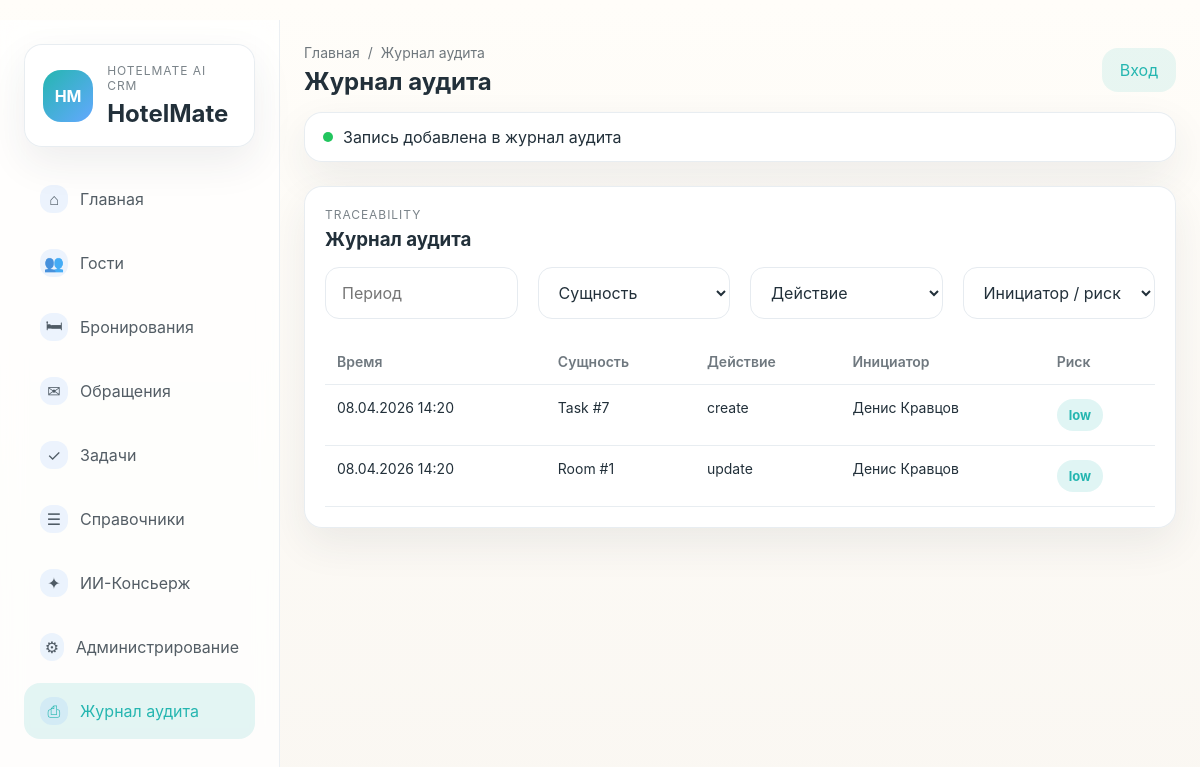
/audit/, run on the app's committed database.
### ui/models.py (models this page shows, shortened)
class AuditLog(models.Model):
    actor_employee = models.ForeignKey(
        Employee,
        on_delete=models.SET_NULL,
        related_name='audit_logs',
        verbose_name='actor_employee_id',
        blank=True,
        null=True,
    )
    entity = models.CharField('сущность', max_length=80)
    entity_id = models.PositiveBigIntegerField('entity_id')
    ACTION_CREATE = 'create'
    ACTION_UPDATE = 'update'
    ACTION_DELETE = 'delete'
    ACTION_CHOICES = [
        (ACTION_CREATE, 'Создание'),
        (ACTION_UPDATE, 'Изменение'),
        (ACTION_DELETE, 'Удаление'),
    ]
    RISK_LOW = 'low'
    RISK_MEDIUM = 'medium'
    RISK_HIGH = 'high'
    RISK_CHOICES = [
        (RISK_LOW, 'Низкий'),
        (RISK_MEDIUM, 'Средний'),
        (RISK_HIGH, 'Высокий'),
    ]
    action = models.CharField('действие', max_length=40, choices=ACTION_CHOICES)
    details = models.JSONField('детали_json', blank=True, null=True)
    risk = models.CharField('риск', max_length=40, blank=True, default='', choices=RISK_CHOICES)
    created_at = models.DateTimeField(auto_now_add=True)
    class Meta:
        verbose_name = 'Журнал аудита'
        verbose_name_plural = 'Журналы аудита'

class TimestampedModel(models.Model):
    created_at = models.DateTimeField(auto_now_add=True)
    updated_at = models.DateTimeField(auto_now=True)
    class Meta:
        abstract = True

class Employee(TimestampedModel):
    user_id = models.PositiveBigIntegerField('user_id', unique=True)
    department = models.ForeignKey(Department, on_delete=models.PROTECT, related_name='employees', verbose_name='подразделение')
    full_name = models.CharField('фио', max_length=200, blank=True, default='')
    position = models.CharField('должность', max_length=120, blank=True, default='')
    status = models.ForeignKey('EmployeeStatus', on_delete=models.SET_NULL, null=True, blank=True, verbose_name='статус', db_column='status', to_field='code')
    class Meta:
        verbose_name = 'Сотрудник'
        verbose_name_plural = 'Сотрудники'
    def __str__(self) -> str:
        return self.full_name or f'Employee #{self.id}'

### ui/views.py (the view)
# urls.py: path('audit/', views.audit_log, name='audit_log'),
def audit_log(request: HttpRequest) -> HttpResponse:
    context = base_context('Журнал аудита', 'Журнал аудита', [{'label': 'Главная', 'url_name': 'ui:dashboard'}, {'label': 'Журнал аудита'}])
    context['audit_rows'] = (
        db.AuditLog.objects.all()
        .select_related('actor_employee')
        .order_by('-created_at', '-id')[:200]
    )
    return render(request, 'ui/audit_log.html', context)

### ui/views.py (called while the page is built)
def base_context(active_page: str, title: str, breadcrumbs: list[dict]) -> dict:
    return {
        'nav_items': NAV_ITEMS,
        'active_page': active_page,
        'page_title': title,
        'breadcrumbs': breadcrumbs,
        'notice': 'Запись добавлена в журнал аудита',
    }

### ui/templates/ui/audit_log.html
{% extends 'ui/base.html' %}
{% block content %}
<section class="card">
    <div class="section-head">
        <div>
            <p class="eyebrow">Traceability</p>
            <h3>Журнал аудита</h3>
        </div>
    </div>
    <div class="toolbar-grid four-up">
        <input type="text" placeholder="Период">
        <select><option>Сущность</option></select>
        <select><option>Действие</option></select>
        <select><option>Инициатор / риск</option></select>
    </div>
    <div class="table-shell">
        {% if audit_rows %}
            <table>
                <thead>
                    <tr>
                        <th>Время</th>
                        <th>Сущность</th>
                        <th>Действие</th>
                        <th>Инициатор</th>
                        <th>Риск</th>
                    </tr>
                </thead>
                <tbody>
                    {% for row in audit_rows %}
                        <tr>
                            <td>{{ row.created_at|date:"d.m.Y H:i" }}</td>
                            <td>{{ row.entity }} #{{ row.entity_id }}</td>
                            <td>{{ row.action }}</td>
                            <td>{% if row.actor_employee %}{{ row.actor_employee }}{% else %}—{% endif %}</td>
                            <td><span class="badge badge-{% if row.risk == 'high' %}danger{% elif row.risk == 'medium' %}warn{% else %}sea{% endif %}">{{ row.risk|default:"—" }}</span></td>
                        </tr>
                    {% endfor %}
                </tbody>
            </table>
        {% else %}
            <p class="empty-state">События аудита пока отсутствуют.</p>
        {% endif %}
    </div>
</section>
{% endblock %}

### ui/static/ui/styles.css (style rules this page uses)
:root { --sand: #FAF7F2; --sea: #25B6B0; --sky: #63A8FF; --sunset: #FF8A6A; --graphite: #22303A; --mist: #E6EBF0; --success: #22C55E; --warning: #F59E0B; --danger: #EF4444; --white: #FFFFFF; --shadow: 0 16px 40px rgba(34, 48, 58, 0.08); --radius: 18px; }
* { box-sizing: border-box; }
body { margin: 0; font-family: Inter, -apple-system, BlinkMacSystemFont, 'Segoe UI', sans-serif; background: linear-gradient(180deg, #fffdf9 0%, var(--sand) 100%); color: var(--graphite); }
button, input, select, textarea { font: inherit; }
input, select, textarea { width: 100%; padding: 14px 16px; border: 1px solid var(--mist); border-radius: 14px; background: rgba(255, 255, 255, 0.9); color: var(--graphite); }
.brand-card, .card, .notice-banner, .kanban-card, .info-card { border-radius: var(--radius); background: rgba(255, 255, 255, 0.95); border: 1px solid rgba(230, 235, 240, 0.9); box-shadow: var(--shadow); }
.eyebrow { margin: 0 0 6px; font-size: 12px; text-transform: uppercase; letter-spacing: 0.08em; color: rgba(34, 48, 58, 0.6); }
.brand-card h1, .topbar h2, .section-head h3, .profile-head h3, .metric-card h3 { margin: 0; }
.metrics-grid, .content-grid, .split-grid, .toolbar-grid, .kanban-grid, .detail-layout { display: grid; gap: 20px; margin-bottom: 24px; }
.toolbar-grid.four-up { grid-template-columns: repeat(4, minmax(0, 1fr)); margin: 16px 0 20px; }
.card, .metric-card, .kanban-column { padding: 20px; }
.section-head, .list-row, .profile-head, .card-meta, .table-row, .timeline-item, .message-bubble { display: flex; align-items: flex-start; justify-content: space-between; gap: 16px; }
.badge { display: inline-flex; align-items: center; justify-content: center; padding: 8px 12px; border-radius: 999px; font-size: 13px; font-weight: 700; }
.badge-sea { background: rgba(37, 182, 176, 0.14); color: var(--sea); }
.table-shell { overflow-x: auto; }
table { width: 100%; border-collapse: collapse; min-width: 720px; }
th, td { padding: 14px 12px; border-bottom: 1px solid rgba(230, 235, 240, 0.9); text-align: left; font-size: 14px; vertical-align: top; }
th { color: rgba(34, 48, 58, 0.65); font-weight: 600; }

### data on the page
AuditLog: created_at "08.04.2026 14:20", entity "Task", entity_id "7", action "create", actor_employee "Денис Кравцов", risk "low"
AuditLog: created_at "08.04.2026 14:20", entity "Room", entity_id "1", action "update", actor_employee "Денис Кравцов", risk "low"

### other printed values
{{ item.icon }} "⌂" "👥" "🛏" "✉" "✓" "☰" "✦" "⚙" "⎙"
{{ item.label }} "Главная" "Гости" "Бронирования" "Обращения" "Задачи" "Справочники" "ИИ-Консьерж" "Администрирование" "Журнал аудита"
{{ crumb.label }} "Главная"
{{ crumb.label }} "Журнал аудита"
{{ page_title }} "Журнал аудита"
{{ notice }} "Запись добавлена в журнал аудита"
